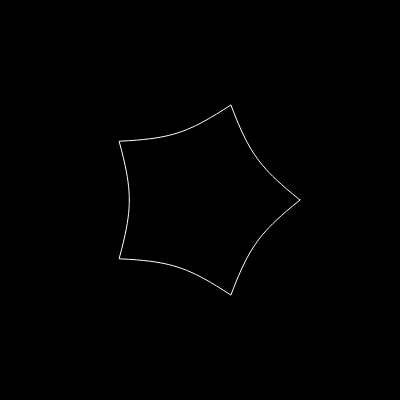
Frame 1 (no input)
Frame 60 (no input): identical to frame 1, image omitted
Frame 120 (the mouse pressed at the canvas centre since frame 60): identical to frame 1, image omitted

The p5.js sketch that drew this single still picture (run headless with seeded random() and noise() and a simulated clock; from frame 60 on, the mouse is pressed at the canvas centre):

// p5.js sketch
// ── sketch.js
let width = 400;
let height = 400;
let sliderA;
let sliderB;
let sliderN1;
let sliderN2;
let sliderN3;
let sliderM;
let sliderR;

function setup() {
    createCanvas(width, height);
    sliderA = createSlider(0,10,1,1);
    sliderB = createSlider(0,10,1,1);
    sliderN1 = createSlider(0,10,1,1);
    sliderN2 = createSlider(0,10,1,1);
    sliderN3 = createSlider(0,10,1,1);
    sliderM = createSlider(0,50,5,1);
    sliderR = createSlider(0,500,100,1);
}

function supershape(angle){
    let r = 1;
    let a = sliderA.value();
    let b = sliderB.value();
    let n1 = sliderN1.value();
    let n2 = sliderN2.value();
    let n3 = sliderN3.value();
    let m = sliderM.value();

    // a = 1;
    // b = 1;
    // n1 = 1;
    // n2 = 1;
    // n3 = 1;
    // m = 5;

    let p1 = pow(abs((1/a) * cos(angle * m / 4)),n2);
    let p2 = pow(abs((1/b) * sin(angle * m / 4)),n3);
    let p3 = pow(p1 + p2, 1/n1);
    if(p3 == 0){
        return 0;
    }
    
    return 1 / p3;
}

function draw() {
    background(0);
    translate(width / 2, height / 2);

    let resolution = sliderR.value();
    let increment = TWO_PI / resolution;

    stroke(255);
    noFill();
    beginShape();
    for (let angle = 0; angle < TWO_PI; angle += increment) {
        let r = supershape(angle);


        let x = 100 * r * cos(angle);
        let y = 100 * r * sin(angle);

        vertex(x, y);
    }
    endShape(CLOSE);
}
